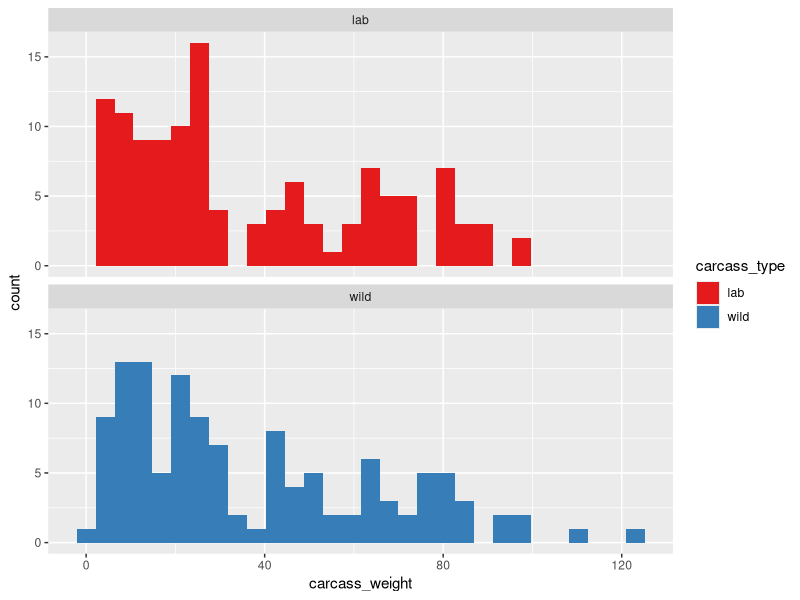

The R source for this figure:
## -----------------------------------------------------------------------------
## Title: Analyze the relationships between carcass attributes and beetle breeding outcomes
##
## Author: Gen-Chang Hsu
##
## Date: 2023-12-15
##
## Description:
## 1. Explore and summarize the data
## 2. 
##
##
## -----------------------------------------------------------------------------
set.seed(123)


# Libraries --------------------------------------------------------------------
library(tidyverse)


# Import files -----------------------------------------------------------------
carcass_data_clean <- read_csv("./03_Outputs/Data_Clean/Carcass_Data_Clean.csv")


############################### Code starts here ###############################

# 1. Data exploration and summary ----------------------------------------------

### (1) Taxon compositions of the wild carcasses
carcass_data_clean %>% 
  filter(carcass_type == "wild") %>% 
  group_by(carcass_taxon) %>% 
  summarise(n = n()) %>% 
  mutate(prop = n/sum(n))

### (2) Weight of the wild and lab carcasses
carcass_data_clean %>% 
  filter(carcass_type == "wild") %>% 
  pull(carcass_weight) %>% 
  summary()

carcass_data_clean %>% 
  filter(carcass_type == "lab") %>% 
  pull(carcass_weight) %>% 
  summary()

ggplot(carcass_data_clean) + 
  geom_histogram(aes(x = carcass_weight, fill = carcass_type)) + 
  facet_wrap(~ carcass_type, nrow = 2) + 
  scale_fill_brewer(palette = "Set1")

### (3) Parent size





